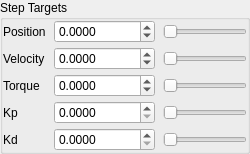
               <widget class="QWidget" name="MitStepPage">
                <layout class="QVBoxLayout" name="verticalLayout_10">
                 <property name="spacing">
                  <number>8</number>
                 </property>
                 <property name="leftMargin">
                  <number>0</number>
                 </property>
                 <property name="topMargin">
                  <number>0</number>
                 </property>
                 <property name="rightMargin">
                  <number>0</number>
                 </property>
                 <property name="bottomMargin">
                  <number>0</number>
                 </property>
                 <item>
                  <widget class="QGroupBox" name="StepTargetsGroupBox">
                   <property name="title">
                    <string>Step Targets</string>
                   </property>
                   <layout class="QGridLayout" name="gridLayout_3">
                    <property name="sizeConstraint">
                     <enum>QLayout::SetMinimumSize</enum>
                    </property>
                    <property name="leftMargin">
                     <number>0</number>
                    </property>
                    <property name="topMargin">
                     <number>0</number>
                    </property>
                    <property name="rightMargin">
                     <number>0</number>
                    </property>
                    <property name="bottomMargin">
                     <number>0</number>
                    </property>
                    <property name="horizontalSpacing">
                     <number>8</number>
                    </property>
                    <property name="verticalSpacing">
                     <number>4</number>
                    </property>
                    <item row="0" column="0">
                     <widget class="QLabel" name="MitStepPosLbl">
                      <property name="text">
                       <string>Position</string>
                      </property>
                     </widget>
                    </item>
                    <item row="0" column="1">
                     <widget class="QDoubleSpinBox" name="MitStepPosDoubleSpinBox">
                      <property name="decimals">
                       <number>4</number>
                      </property>
                      <property name="minimum">
                       <double>-100000.000000000000000</double>
                      </property>
                      <property name="maximum">
                       <double>100000.000000000000000</double>
                      </property>
                      <property name="singleStep">
                       <double>0.100000000000000</double>
                      </property>
                     </widget>
                    </item>
                    <item row="0" column="2">
                     <widget class="QSlider" name="MitStepPosSlider">
                      <property name="orientation">
                       <enum>Qt::Horizontal</enum>
                      </property>
                     </widget>
                    </item>
                    <item row="1" column="0">
                     <widget class="QLabel" name="MitStepVelLbl">
                      <property name="text">
                       <string>Velocity</string>
                      </property>
                     </widget>
                    </item>
                    <item row="1" column="1">
                     <widget class="QDoubleSpinBox" name="MitStepVelDoubleSpinBox">
                      <property name="decimals">
                       <number>4</number>
                      </property>
                      <property name="minimum">
                       <double>-100000.000000000000000</double>
                      </property>
                      <property name="maximum">
                       <double>100000.000000000000000</double>
                      </property>
                      <property name="singleStep">
                       <double>0.100000000000000</double>
                      </property>
                     </widget>
                    </item>
                    <item row="1" column="2">
                     <widget class="QSlider" name="MitStepVelSlider">
                      <property name="orientation">
                       <enum>Qt::Horizontal</enum>
                      </property>
                     </widget>
                    </item>
                    <item row="2" column="0">
                     <widget class="QLabel" name="MitStepTorqLbl">
                      <property name="text">
                       <string>Torque</string>
                      </property>
                     </widget>
                    </item>
                    <item row="2" column="1">
                     <widget class="QDoubleSpinBox" name="MitStepTorqDoubleSpinBox">
                      <property name="decimals">
                       <number>4</number>
                      </property>
                      <property name="minimum">
                       <double>-10000.000000000000000</double>
                      </property>
                      <property name="maximum">
                       <double>10000.000000000000000</double>
                      </property>
                      <property name="singleStep">
                       <double>0.100000000000000</double>
                      </property>
                     </widget>
                    </item>
                    <item row="2" column="2">
                     <widget class="QSlider" name="MitStepTorqSlider">
                      <property name="orientation">
                       <enum>Qt::Horizontal</enum>
                      </property>
                     </widget>
                    </item>
                    <item row="3" column="0">
                     <widget class="QLabel" name="MitStepKpLbl">
                      <property name="text">
                       <string>Kp</string>
                      </property>
                     </widget>
                    </item>
                    <item row="3" column="1">
                     <widget class="QDoubleSpinBox" name="MitStepKpDoubleSpinBox">
                      <property name="decimals">
                       <number>4</number>
                      </property>
                      <property name="minimum">
                       <double>0.000000000000000</double>
                      </property>
                      <property name="maximum">
                       <double>10000.000000000000000</double>
                      </property>
                      <property name="singleStep">
                       <double>0.100000000000000</double>
                      </property>
                     </widget>
                    </item>
                    <item row="3" column="2">
                     <widget class="QSlider" name="MitStepKpSlider">
                      <property name="orientation">
                       <enum>Qt::Horizontal</enum>
                      </property>
                     </widget>
                    </item>
                    <item row="4" column="0">
                     <widget class="QLabel" name="MitStepKdLbl">
                      <property name="text">
                       <string>Kd</string>
                      </property>
                     </widget>
                    </item>
                    <item row="4" column="1">
                     <widget class="QDoubleSpinBox" name="MitStepKdDoubleSpinBox">
                      <property name="decimals">
                       <number>4</number>
                      </property>
                      <property name="minimum">
                       <double>0.000000000000000</double>
                      </property>
                      <property name="maximum">
                       <double>10000.000000000000000</double>
                      </property>
                      <property name="singleStep">
                       <double>0.100000000000000</double>
                      </property>
                     </widget>
                    </item>
                    <item row="4" column="2">
                     <widget class="QSlider" name="MitStepKdSlider">
                      <property name="orientation">
                       <enum>Qt::Horizontal</enum>
                      </property>
                     </widget>
                    </item>
                   </layout>
                  </widget>
                 </item>
                </layout>
               </widget>
